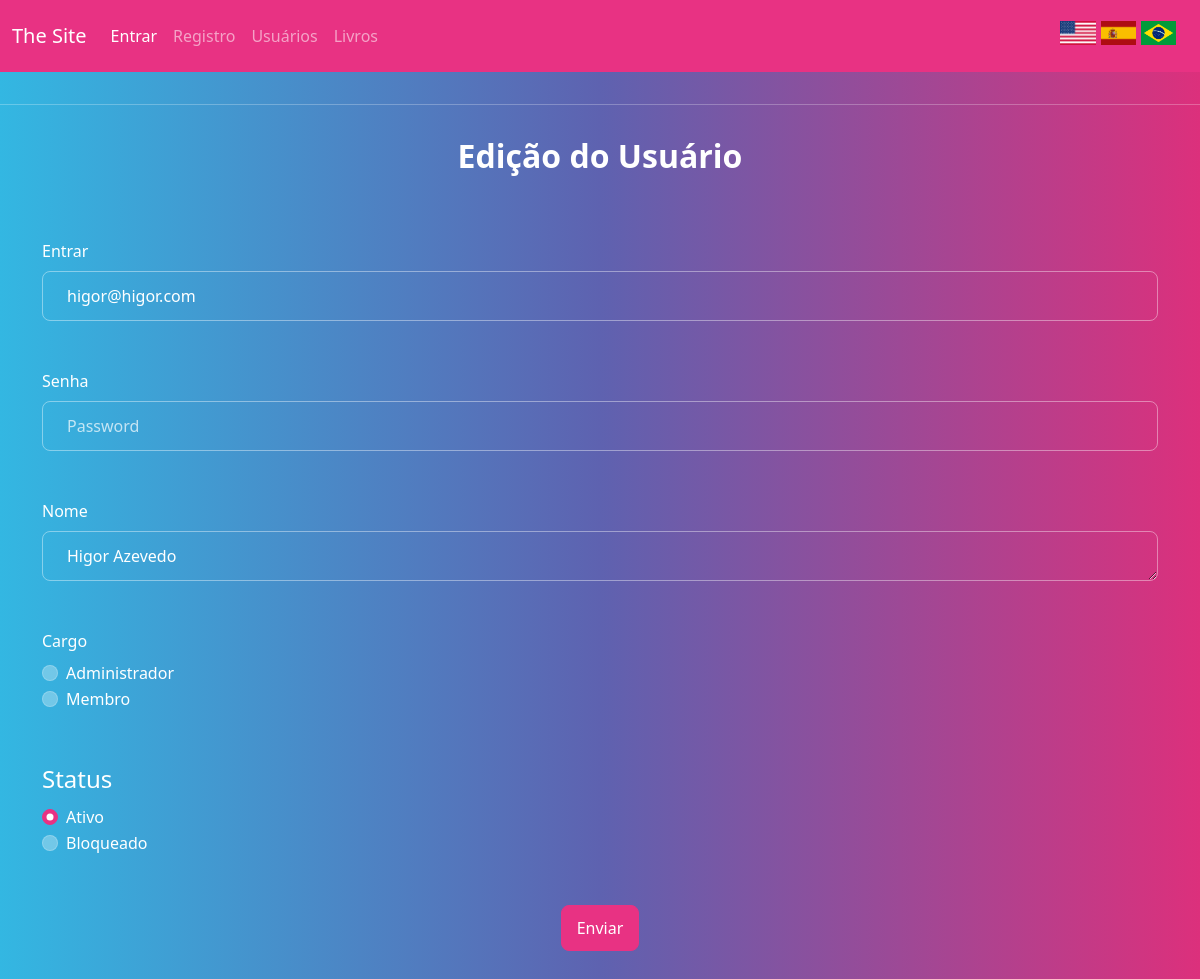
/usuario/1, run on the app's committed database.
### tables this page shows
CREATE TABLE usuarios (
  id INTEGER PRIMARY KEY AUTOINCREMENT,
  login varchar(100) NOT NULL,
  senha varchar(100) NOT NULL,
  nome_real varchar(100) not null,
  status boolean default TRUE,
  cargo integer,
  created TIMESTAMP DEFAULT (DATETIME(CURRENT_TIMESTAMP, '-3 hours')),
  modified TIMESTAMP DEFAULT (DATETIME(CURRENT_TIMESTAMP, '-3 hours'))
);

### routes/usuarios.py (the view)
@bp.route('/usuario/<int:usuario_id>', methods=['DELETE', 'POST', 'GET', 'PUT', 'PATCH'])
def handle_usuario(usuario_id):
    if request.method == 'GET':
        return get_usuario(usuario_id)
    elif request.method == 'POST':
        if request.form.get('_method') == 'DELETE':
            return delete_usuario(usuario_id)
        elif request.form.get('_method') == 'PUT':
            return update_usuario(usuario_id)
    elif request.method == 'PUT':
        return update_usuario(usuario_id)
    elif request.method == 'DELETE':
        return delete_usuario(usuario_id)
    elif request.method == 'PATCH':
        return ativar_usuario(usuario_id)

### app.py (called while the page is built)
def get_locale():
    lang = request.cookies.get('language')
    if lang in ['en', 'es', 'pt_BR']:
        return lang
    return request.accept_languages.best_match(['en', 'es', 'pt_BR'])

@app.context_processor
def inject_locale():
    return {'get_locale': get_locale}

### db/database.py (called while the page is built)
def get_db():
    if 'db' not in g:
        g.db = sqlite3.connect(DATABASE)
        g.db.row_factory = sqlite3.Row
    return g.db

### routes/usuarios.py (called while the page is built)
def get_usuario(usuario_id):
    try:
        db = get_db()
        cursor = db.cursor()
        cursor.execute('SELECT *, CASE WHEN status = 1 THEN \'Ativo\' WHEN status = 0 THEN \'Bloqueado\' END AS status_label, CASE WHEN cargo = 1 THEN \'Administrador\' WHEN cargo = 0 THEN \'Membro\' END AS cargo_label FROM usuarios WHERE id = ?', (usuario_id,))
        usuario = cursor.fetchone()
        if usuario:
            return render_template("edit_usuario.html", usuario=usuario)
        else:
            return jsonify({'error': 'ID não encontrado'})
    except sqlite3.Error as e:
        return jsonify({'error': str(e)}), 500
    finally:
        db.close()

### templates/edit_usuario.html (shortened to what this page needs)
{% extends 'base.html' %}
{% block content %}
<div class="container">
    <h2 class="text-center">{{ _('Edição do Usuário') }}</h2>
    <form action="{{ url_for('routes.handle_usuario', usuario_id=usuario['id']) }}" method="POST">
        <fieldset>
            <div>
                <label for="exampleInputEmail1" class="form-label mt-4">{{ _('Entrar') }}</label>
                <input type="email" class="form-control" id="exampleInputEmail1" name="login" value="{{ usuario['login'] }}" required>
            </div>
            <div>
                <label for="exampleInputPassword1" class="form-label mt-4">{{ _('Senha') }}</label>
                <input type="password" class="form-control" id="exampleInputPassword1" name="senha" placeholder="Password" autocomplete="off" required>
            </div>
            <div>
                <label for="exampleTextarea" class="form-label mt-4">{{ _('Nome') }}</label>
                <textarea class="form-control" id="exampleTextarea" name="nome_real" rows="1" required>{{ usuario['nome_real'] }}</textarea>
            </div>
            <div>
                <label class="form-label mt-4">{{ _('Cargo') }}</label>
                <div class="form-check">
                    <input class="form-check-input" type="radio" name="cargo" id="admin" value="1" required>
                    <label class="form-check-label" for="admin">{{ _('Administrador') }}</label>
                </div>
                <div class="form-check">
                    <input class="form-check-input" type="radio" name="cargo" id="member" value="0" required>
                    <label class="form-check-label" for="member">{{ _('Membro') }}</label>
                </div>
            <fieldset>
                <legend class="mt-4">Status</legend>
                <div class="form-check">
                    <input class="form-check-input" type="radio" name="status" id="optionsRadios1" value="1" {% if usuario['status'] == 1 %} checked {% endif %}>
                    <label class="form-check-label" for="optionsRadios1">{{ _('Ativo') }}</label>
                </div>
                <div class="form-check">
                    <input class="form-check-input" type="radio" name="status" id="optionsRadios2" value="0" {% if usuario['status'] == 0 %} checked {% endif %}>
                    <label class="form-check-label" for="optionsRadios2">{{ _('Bloqueado') }}</label>
                </div>
            </fieldset>
            <div class="mt-4 text-center">
                <button type="submit" class="btn btn-primary">{{ _('Enviar') }}</button>
            </div>
        </fieldset>
    </form>
</div>
{% endblock %}

### data on the page
usuarios: login "higor@higor.com", nome_real "Higor Azevedo", status "☑ Ativo", status "☐ Bloqueado"
